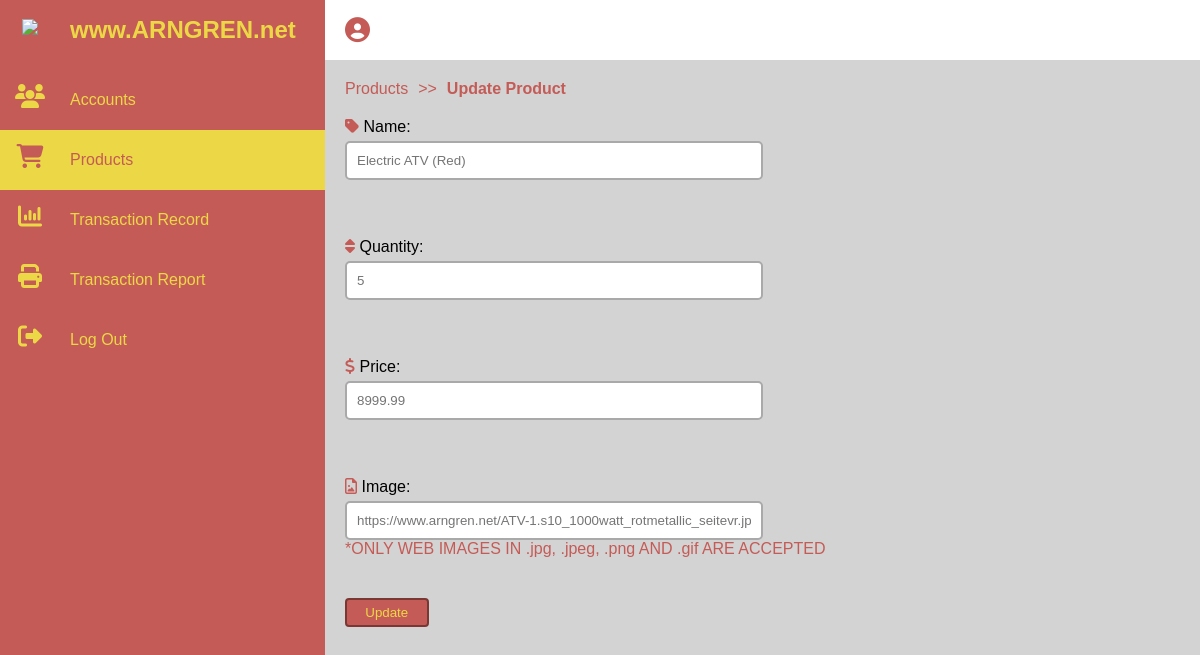
Page /updateProduct.php?updateID=1001 on the committed database.
### tables this page shows
CREATE TABLE `product` (
  `productID` int(11) NOT NULL,
  `productName` varchar(255) NOT NULL,
  `productQty` int(11) NOT NULL,
  `productPrice` decimal(10,2) NOT NULL,
  `productIMG` varchar(255) NOT NULL
);

### updateProduct.php (the view, shortened to what this page needs)
<!DOCTYPE HTML>
<html lang = "en">
<head>
</head>
<body>
	<div class = "container">
		<div class = "sidebar" id = "sidebar">
			<ul>
				<li>
					<a href = "">
						<span class = "icon"><img src = "arngrenlogo.PNG" width = "50px"></span>
						<span class = "title"><h2>www.ARNGREN.net</h2></span>
					</a>
				</li>
				<li>
					<a class href = "DashboardAccounts.php">
						<span class = "icon"><i class = "fa fa-users"></i></span>
						<span class = "title">Accounts</span>
					</a>
				</li>
				<li>
					<a class = "active" href = "DashboardProducts.php">
						<span class = "icon"><i class = "fa fa-shopping-cart"></i></span>
						<span class = "title">Products</span>
					</a>
				</li>
				<li>
					<a href = "DashboardTransactionRecord.php">
						<span class = "icon"><i class = "fa fa-bar-chart"></i></span>
						<span class = "title">Transaction Record</span>
					</a>
				</li>
				<li>
					<a href = "DashboardTransactionReport.php">
						<span class = "icon"><i class = "fa fa-print"></i></span>
						<span class = "title">Transaction Report</span>
					</a>
				</li>
				<li>
					<a href = "logoutAdmin.php">
						<span class = "icon"><i class = "fa fa-sign-out"></i></span>
						<span class = "title">Log Out</span>
					</a>
				</li>
			</ul>
		</div>
		<div class = "main">
			<div class = "topbar">
				<div class = "admin">
					<i style = "color: #c45b56" class = "fa fa-user-circle"></i>
					<small>
					</small>
				</div>
			</div>
			<ul>
				<li>
					<a href = "DashboardProducts.php">Products</a>
				</li>
				<li>
					<p> >> </p>
				</li>
				<li>
					<a style = "font-weight: bold;">Update Product</a>
				</li>
			</ul>
			<form method = "POST">
				<div class = "form-control">
					<i class = "fa fa-tag"></i>
					<label>Name: </label>
					<input type = "text"
						   name = "productName"
						   id = "productName"
						   placeholder = "<?php $updateID = $_GET['updateID'];
												global $conn;
												$sql = "SELECT productName FROM product WHERE productID = $updateID;";
												$result = mysqli_query($conn, $sql);
												while ($row = $result -> fetch_assoc())
												{
													echo $row["productName"];
												}
										  ?>">
				</div>
				<div class = "form-control">
					<i class = "fa fa-sort"></i>
					<label>Quantity: </label>
					<input type = "number"
						   name = "productQty"
						   id = "productQty"
						   placeholder = "<?php $updateID = $_GET['updateID'];
												global $conn;
												$sql = "SELECT productQty FROM product WHERE productID = $updateID;";
												$result = mysqli_query($conn, $sql);
												while ($row = $result -> fetch_assoc())
												{
													echo $row["productQty"];
												}
										  ?>">
				</div>
				<div class = "form-control">
					<i class = "fa fa-dollar"></i>
					<label>Price: </label>
					<input type = "float"
						   name = "productPrice"
						   id = "productPrice"
						   placeholder = "<?php $updateID = $_GET['updateID'];
												global $conn;
												$sql = "SELECT productPrice FROM product WHERE productID = $updateID;";
												$result = mysqli_query($conn, $sql);
												while ($row = $result -> fetch_assoc())
												{
													echo $row["productPrice"];
												}
										  ?>">
				</div>
				<div class = "form-control">
					<i class = "fa fa-file-image-o"></i>
					<label>Image: </label>
					<input type = "text" name = "productIMG" placeholder = "<?php $updateID = $_GET['updateID'];
												global $conn;
												$sql = "SELECT productIMG FROM product WHERE productID = $updateID;";
												$result = mysqli_query($conn, $sql);
												while ($row = $result -> fetch_assoc())
												{
													echo $row["productIMG"];
												}
										  ?>">
					<span style = "color: #c45b56;">*ONLY WEB IMAGES IN .jpg, .jpeg, .png AND .gif ARE ACCEPTED</span>
				</div>
				<div class = "form-control">
					<input type = "submit" name = "updateAccount" value = "Update"></input>
				</div>
			</form>
		</div>
	</div>
</body>
</html>

### updateProduct.php (style rules this page uses)
* { margin: 0; padding: 0; box-sizing: border-box; font-family: Helvetica; }
body { overflow-x: hidden; }
.container { position: relative; width: 100%; }
.sidebar { position: fixed; width: 325px; height: 100%; background: #c45b56; transition: 0.5s; overflow: hidden; }
.sidebar a.active { background: #ecd846; color: #ecd846; }
.sidebar ul li a.active .icon .fa { color: #c45b56; font-size: 24px; }
.sidebar ul li a.active .title { position: relative; display: block; padding: 0 10px; height: 60px; line-height: 60px; color: #c45b56; white-space: nowrap; }
.sidebar ul { position: absolute; top: 0; left: 0; width: 100%; }
.sidebar ul li { position: relative; width: 100%; list-style: none; }
.sidebar ul li:nth-child(1) { margin-bottom: 10px; }
.sidebar ul li a { position: relative; display: block; width: 100%; display: flex; text-decoration: none; }
.sidebar ul li a .icon { position: relative; display: block; min-width: 60px; height: 60px; line-height: 60px; text-align: center; }
.sidebar ul li a .icon .fa { color: #ecd846; font-size: 24px; }
.sidebar ul li a .title { position: relative; display: block; padding: 0 10px; height: 60px; line-height: 60px; color: #ecd846; white-space: nowrap; }
.main { position: absolute; width: calc(100% - 325px); left: 325px; min-height: 100vh; background: lightgrey; }
.main .topbar { width: 100%; background: white; height: 60px; display: flex; justify-content: space-between; align-items: center; padding: 20px; }
.main .topbar i { font-size: 25px; }
.main .topbar small { visibility: visible; padding: 10px; }
.main .form-control { padding: 20px; }
.main ul { list-style-type: none; overflow: hidden; padding: 20px 20px 0 20px; }
.main ul li { float: left; padding-right: 10px; color: #c45b56; }
.main ul li a { display: block; color: #c45b56; text-decoration: none; }
.main ul li p { display: block; color: #c45b56; text-decoration: none; }
.form-control { padding-bottom: 20px; }
.form-control i { color: #c45b56; }
.form-control label { display: inline-block; margin-bottom: 5px; }
.form-control input[type=text], input[type=number], input[type=float] { border: 2px solid darkgrey; border-radius: 5px; display: block; padding: 10px; width: 50%; }
.form-control input[type=submit] { background-color: #c45b56; padding: 5px; border-radius: 4px; border: 2px solid #7a3835; color: #ecd846; width: 10%; }

### rows in the picture
product: productName "Electric ATV (Red)", productQty "5", productPrice "8999.99", productIMG "https://www.arngren.net/ATV-1.s10_1000watt_rotmetallic_seitevr.jpg"
